Frame 1 (no input): blank canvas, image omitted
Frame 60 (no input): blank canvas, image omitted
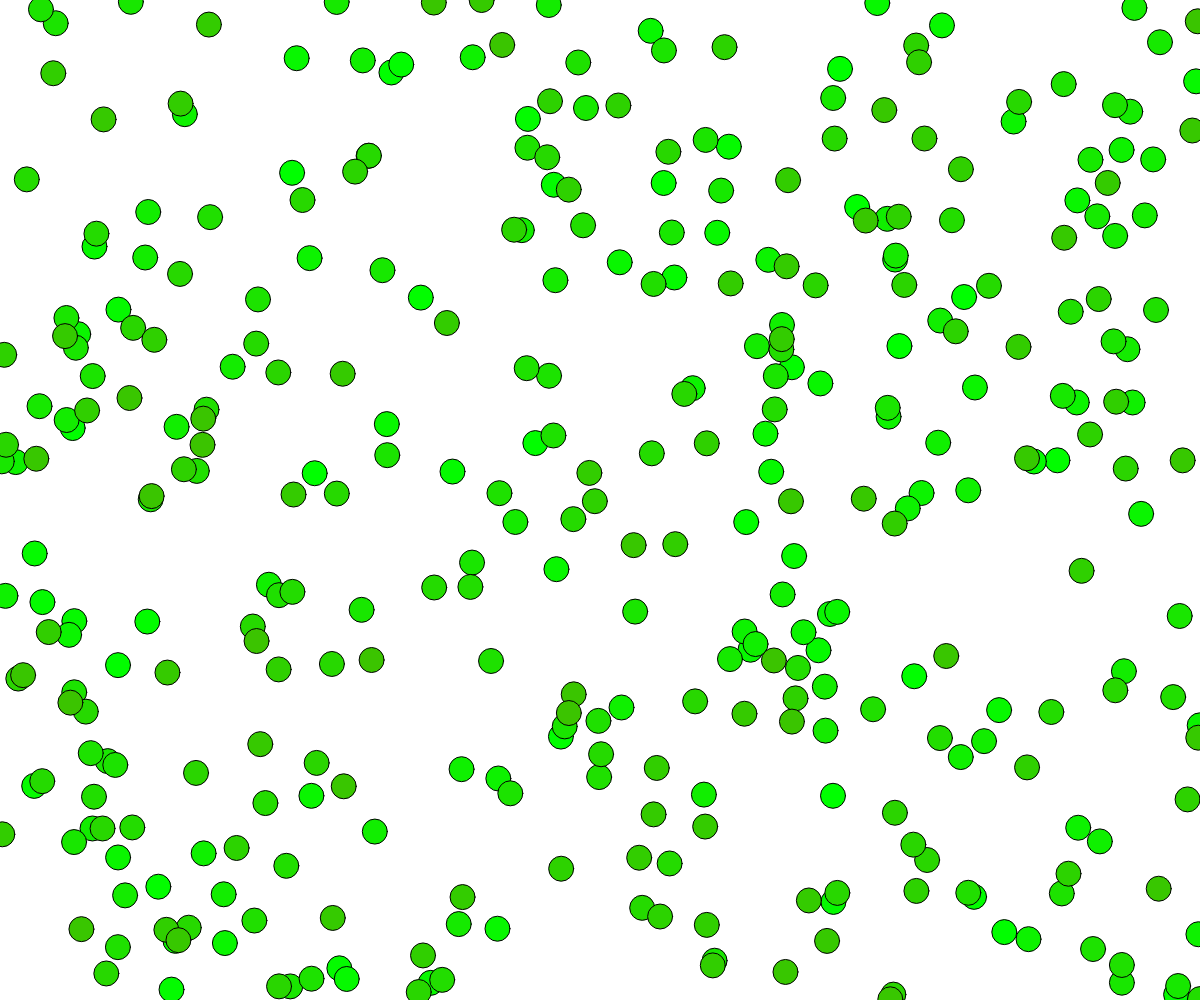
Frame 120 (the mouse pressed at the canvas centre since frame 60)

The p5.js sketch whose frames 1 and 60 were blank and that drew this single picture after the mouse press (run headless with seeded random() and noise() and a simulated clock; from frame 60 on, the mouse is pressed at the canvas centre):

// p5.js sketch
// ── sketch.js
var x;
var i = -1;
var estratti = [];
var numeri = [];

function setup() {
  createCanvas(windowWidth, windowHeight);
	createNumeri();
  textAlign(CENTER);
}

function draw() {
	if (i >= 0) {
		fill(i, 255-i, 0);
		ellipse(random() * windowWidth, random() * windowHeight, 25, 25);
    ellipse(random() * windowWidth, random() * windowHeight, 25, 25);
		ellipse(random() * windowWidth, random() * windowHeight, 25, 25);
    ellipse(random() * windowWidth, random() * windowHeight, 25, 25);
    ellipse(random() * windowWidth, random() * windowHeight, 25, 25);
    ellipse(random() * windowWidth, random() * windowHeight, 25, 25);
		i++;
		if (i == 300) {
			clear();
			fill(0);
			textSize(100);
			text(estrai(), windowWidth/2, windowHeight/2);
			stampaEstratti();
			i = -1;
		}
	}
}

function windowResized() {
  resizeCanvas(windowWidth, windowHeight);
}

function keyPressed() {
	nuovoNumero();
}

function mouseClicked() {
  nuovoNumero();
}

function touchStarted() {
  nuovoNumero();
}

function deviceShaken() {
  nuovoNumero();
}

function nuovoNumero() {
  fullscreen();
  i = 0;
  clear();
}

function estrai() {
	var index = Math.floor(random() * numeri.length);
	console.log(numeri.length);
	var estratto = numeri[index];
	numeri.splice(index, 1);
	estratti.push(estratto);
	estratti.sort(function(a, b){return a-b});
	return estratto;
}

function createNumeri() {
	var j;
	for (j = 0; j < 90; j++) {
		numeri.push(j+1);
	}
}

function stampaEstratti() {
	var string = "";
	var indexEstratti;
	for (indexEstratti = 0; indexEstratti < estratti.length; indexEstratti++) {
		string += estratti[indexEstratti] + " ";
		if ((indexEstratti + 1) % 20 == 0) {
			string += '\n';
		}
	}
  textSize(20);
	text(string, windowWidth/2, windowHeight-100);
}
